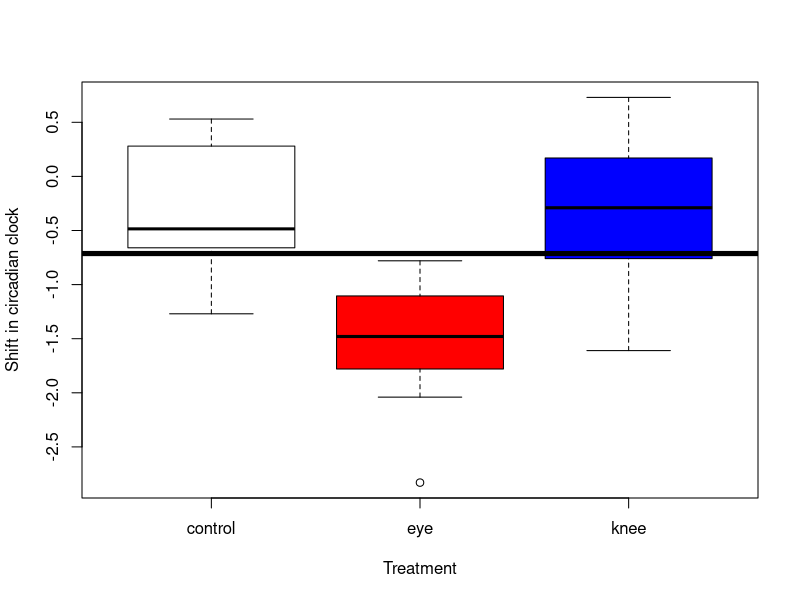
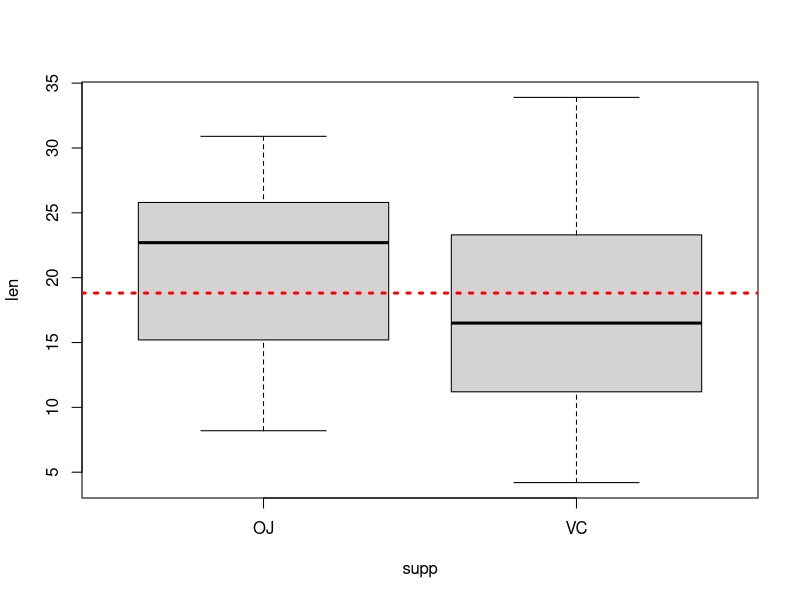
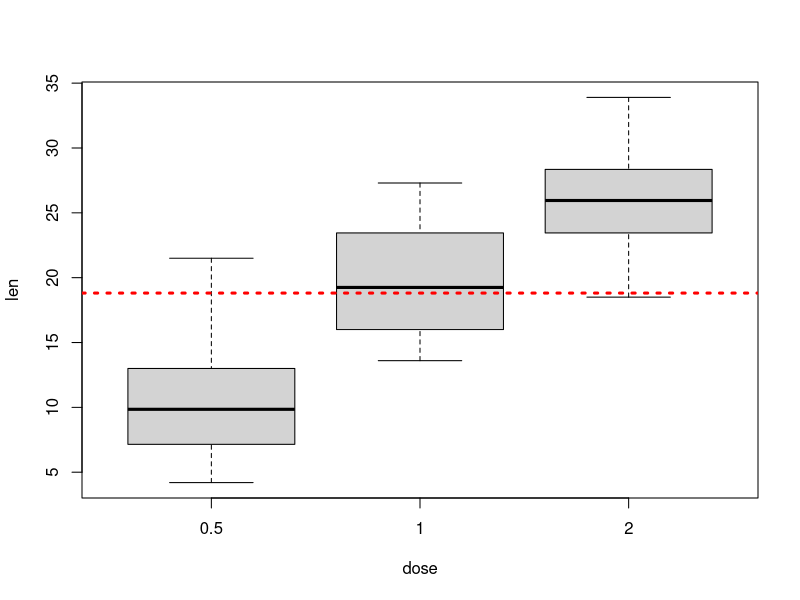
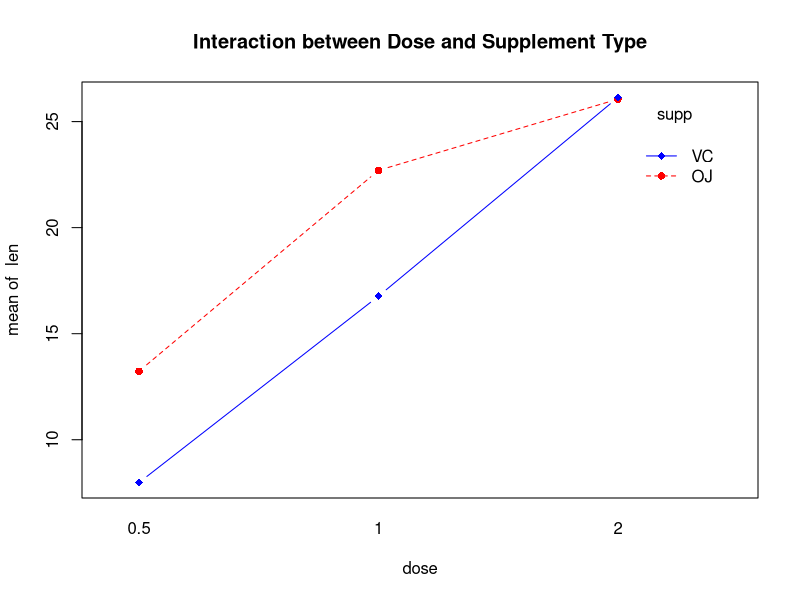
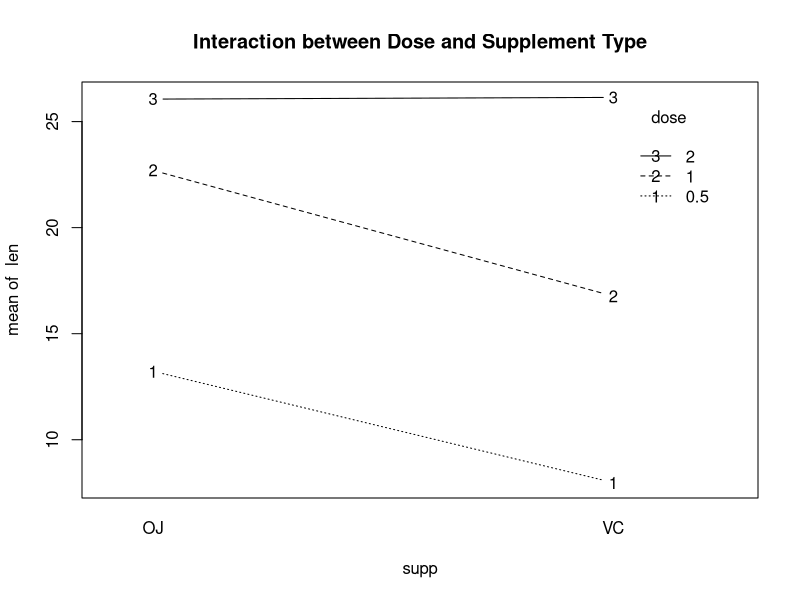

R code for these plots, in order:
#####################################################################################
## 04. ANOVA
#####################################################################################

# ANOVA
#Compares means of multiple groups simultaneously in a single analysis.
#H0 = All populations means are the same for all treatments.
#H1 = At least one mean is different from the others.

setwd("~/Documents/Teaching/IntroductoryMultivariateStatisticsRENVS696A/")
circadian<-read.table("circadian.txt", sep="\t", header=T)
attach(circadian)

boxplot(shift~treatment, xlab="Treatment", ylab="Shift in circadian clock", col=c("white", "red", "blue"))
abline(h=mean(shift), lwd=5)

anova(lm(shift~treatment))  #equivalent to aov(shift~treatment)
summary(lm(shift~treatment)) #For R^2

#A posteriori comparisons (Tukey's Honest Significant Difference)
TukeyHSD(aov(shift~treatment))

#Kruskal-Wallis test (Non-parametric method)
kruskal.test(shift~treatment)

detach(circadian)

#Two-way ANOVA
attach(ToothGrowth)
boxplot(len~supp)
abline(h=mean(len), col="red", lty=3, lwd=3)

boxplot(len~dose)
abline(h=mean(len), col="red", lty=3, lwd=3)

anova(lm(len~supp*dose)) #includes the interaction
#equivalent to anova(lm(len~supp+dose+supp:dose))
anova(lm(len~supp+dose)) #without the interaction

interaction.plot(dose, supp, len, type="b", col=c("red","blue"), pch=c(16, 18), main = "Interaction between Dose and Supplement Type")
interaction.plot(supp, dose, len, type="b", main = "Interaction between Dose and Supplement Type")
#When lines are not parallel in an interaction plot, the interaction is significant.
detach(ToothGrowth)
